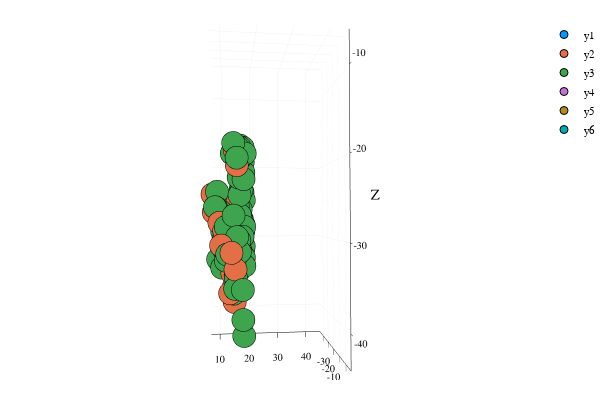

Notebook code cell kept with this figure:
### Code cell
i = 3
j = 3
k = 1
ploteo = scatter(nodo[i][j][k].xyz[:, 1], nodo[i][j][k].xyz[:, 2],
    nodo[i][j][k].xyz[:, 3],
xlim = (x_min, x_max), ylim = (y_min, y_max), zlim = (z_min, z_max),
xlabel = "X", ylabel = "Y", zlabel = "Z")

for k = 2:ncells
    ploteo = scatter!(nodo[i][j][k].xyz[:, 1], nodo[i][j][k].xyz[:, 2],
        nodo[i][j][k].xyz[:, 3],
        xlim = (x_min, x_max), ylim = (y_min, y_max), zlim = (z_min, z_max),
        xlabel = "X", ylabel = "Y", zlabel = "Z")
end
ploteo

### Figure 1 — Plotly figure (JSON) as saved in the notebook; plotly's stock layout.template omitted (floating-point values rounded to 4 significant figures)
{"data": [{"colorbar": {"title": ""}, "hoverinfo": "text", "legendgroup": "y1", "marker": {"color": "rgba(0, 154, 250, 1.000)", "line": {"color": "rgba(0, 0, 0, 1)", "width": 1}, "size": 8, "symbol": "circle"}, "mode": "markers", "name": "y1", "showlegend": true, "text": [null], "type": "scatter3d", "x": [0], "xaxis": "x", "y": [0], "yaxis": "y", "z": [0]}, {"colorbar": {"title": ""}, "hoverinfo": "text", "legendgroup": "y2", "marker": {"color": "rgba(227, 111, 71, 1.000)", "line": {"color": "rgba(0, 0, 0, 1)", "width": 1}, "size": 8, "symbol": "circle"}, "mode": "markers", "name": "y2", "showlegend": true, "text": [null, null, null, null, null, null, null, null, null, null, null, null, null, null, null, null, null, null, null, null, null, null, null, null, null, null, null, null, null, null, null, null, null], "type": "scatter3d", "x": [-16.57, -12.52, -16.44, -11.64, -14.01, -9.374, -12.96, -16.3, -16.4, -12.11, -12.01, -14.51, -17.03, -13.1, -17.33, -8.642, -15.16, -10.81, -12.99, -15.07, -8.508, -10.09, -16.63, -8.003, -16.78, -16.11, -10.02, -14.55, -12.58, -17.96, -8.972, -16.09, -8.128], "xaxis": "x", "y": [10.95, 13.69, 12.44, 13.12, 11.74, 14.34, 12.5, 7.979, 11.05, 11.85, 14.27, 9.767, 8.846, 11.27, 10.4, 14.66, 10.41, 13.79, 13.89, 11.84, 10.38, 14.5, 13.7, 13.48, 13.51, 7.559, 13.14, 12.59, 13.36, 13.12, 14.99, 8.514, 14.71], "yaxis": "y", "z": [-25.86, -29.29, -28.49, -28.99, -29.26, -18.63, -31.37, -26.55, -31.27, -31.19, -35.98, -27.89, -24.41, -28.89, -33.05, -32.25, -27.46, -34.23, -28.32, -28.02, -30.68, -37.79, -28.48, -31.59, -31.65, -24.21, -36.69, -27.43, -31.91, -32.81, -20.61, -24.53, -33.66]}, {"colorbar": {"title": ""}, "hoverinfo": "text", "legendgroup": "y3", "marker": {"color": "rgba(62, 164, 78, 1.000)", "line": {"color": "rgba(0, 0, 0, 1)", "width": 1}, "size": 8, "symbol": "circle"}, "mode": "markers", "name": "y3", "showlegend": true, "text": [null, null, null, null, null, null, null, null, null, null, null, null, null, null, null, null, null, null, null, null, null, null, null, null, null, null, null, null, null, null, null, null, null, null, null, null, null, null, null, null, null, null, null, null, null, null, null, null, null, null, null, null, null, null, null, null, null, null, null, null, null, null, null, null, null, null, null, null, null, null, null, null, null], "type": "scatter3d", "x": [-11.82, -17.28, -9.008, -9.256, -15.89, -13.19, -8.764, -10.48, -15.16, -8.579, -15.61, -14.43, -15.69, -13.15, -8.843, -10.91, -8.528, -13.85, -13.77, -15.86, -13.67, -8.803, -13.56, -14.64, -12.39, -16.29, -12.15, -14.5, -9.728, -8.351, -12.25, -13.67, -17.06, -16.41, -8.108, -14.61, -17.55, -8.316, -9.822, -16.49, -11.28, -16.07, -14.48, -11.07, -16.5, -14, -15.47, -17.4, -10.06, -12.15, -8.069, -12.8, -8.719, -9.866, -9.689, -8.715, -17.27, -9.931, -16.52, -9.084, -15.41, -17.03, -10.09, -17.5, -16.52, -8.982, -15.21, -17.07, -17.15, -8.401, -8.072, -11.97, -8.778], "xaxis": "x", "y": [15.63, 11.34, 14.83, 11.82, 10.1, 17.11, 11.74, 14.78, 16.35, 14.63, 17.35, 13.55, 8.631, 16.92, 15.83, 15.61, 17.1, 16.3, 16.06, 16.75, 16.26, 13.9, 12.96, 8.363, 16.1, 12.7, 15.92, 16.66, 17.09, 15.97, 14.61, 12.1, 16.11, 17.26, 15.15, 15.85, 16.09, 12.2, 15.36, 16.99, 15.85, 15.46, 11.09, 14.83, 10.64, 17.16, 8.967, 11.59, 17.08, 16.63, 14.07, 16.55, 17.37, 13.49, 14.4, 17.4, 9.383, 14.22, 17.35, 17.39, 15.92, 12.74, 15.07, 17.18, 16.39, 17.23, 16.46, 16.98, 10.62, 14.95, 16.91, 17.38, 16.82], "yaxis": "y", "z": [-22.09, -31.84, -34.68, -32.59, -26.39, -21.42, -28.36, -34.54, -31.58, -36.08, -30.95, -30.39, -25.92, -20.04, -30.07, -34, -39.94, -23.58, -26.88, -27.44, -29.48, -17.81, -30.1, -25.89, -19.59, -33.18, -24.34, -27.63, -22.35, -31.49, -29.81, -32.1, -17.75, -28.11, -29.64, -18.06, -26.32, -31.8, -30.12, -18.05, -36.25, -25.77, -30.0, -35.93, -33.72, -28.96, -23.87, -28.96, -32.1, -22.35, -26.95, -23.73, -33.25, -19.1, -32.09, -19.14, -32.66, -36.75, -24.95, -41.97, -19.67, -32.38, -18.24, -31.59, -26.14, -32.2, -18.74, -23.93, -29.06, -19.68, -36.2, -28.38, -29.61]}, {"colorbar": {"title": ""}, "hoverinfo": "text", "legendgroup": "y4", "marker": {"color": "rgba(195, 113, 210, 1.000)", "line": {"color": "rgba(0, 0, 0, 1)", "width": 1}, "size": 8, "symbol": "circle"}, "mode": "markers", "name": "y4", "showlegend": true, "text": [null], "type": "scatter3d", "x": [0], "xaxis": "x", "y": [0], "yaxis": "y", "z": [0]}, {"colorbar": {"title": ""}, "hoverinfo": "text", "legendgroup": "y5", "marker": {"color": "rgba(172, 142, 24, 1.000)", "line": {"color": "rgba(0, 0, 0, 1)", "width": 1}, "size": 8, "symbol": "circle"}, "mode": "markers", "name": "y5", "showlegend": true, "text": [null], "type": "scatter3d", "x": [0], "xaxis": "x", "y": [0], "yaxis": "y", "z": [0]}, {"colorbar": {"title": ""}, "hoverinfo": "text", "legendgroup": "y6", "marker": {"color": "rgba(0, 170, 174, 1.000)", "line": {"color": "rgba(0, 0, 0, 1)", "width": 1}, "size": 8, "symbol": "circle"}, "mode": "markers", "name": "y6", "showlegend": true, "text": [null], "type": "scatter3d", "x": [0], "xaxis": "x", "y": [0], "yaxis": "y", "z": [0]}], "layout": {"annotations": [], "height": 400, "legend": {"bgcolor": "rgba(255, 255, 255, 1.000)", "bordercolor": "rgba(0, 0, 0, 1)", "font": {"color": "rgba(0, 0, 0, 1)", "family": "sans-serif", "size": 11}, "tracegroupgap": 0, "x": 1, "y": 1}, "margin": {"b": 20, "l": 0, "r": 0, "t": 20}, "paper_bgcolor": "rgba(255, 255, 255, 1.000)", "plot_bgcolor": "rgba(255, 255, 255, 1.000)", "scene": {"aspectmode": "auto", "aspectratio": {"x": 0.7615, "y": 0.7379, "z": 1.779}, "camera": {"center": {"x": 0, "y": 0, "z": 0}, "eye": {"x": 2.585, "y": -0.2662, "z": -0.08487}, "up": {"x": 0, "y": 0, "z": 1}}, "xaxis": {"anchor": "y1", "domain": [0.06165, 0.9934], "gridcolor": "rgba(0, 0, 0, 0.1)", "gridwidth": 0.5, "linecolor": "rgba(0, 0, 0, 1)", "mirror": false, "range": [-38, 17], "showgrid": true, "showline": true, "showticklabels": true, "tickangle": 0, "tickcolor": "rgb(0, 0, 0)", "tickfont": {"color": "rgba(0, 0, 0, 1)", "family": "sans-serif", "size": 11}, "tickmode": "array", "ticks": "inside", "ticktext": ["-30", "-20", "-10", "0", "10"], "tickvals": [-30, -20, -10, 0, 10], "title": "X", "titlefont": {"color": "rgba(0, 0, 0, 1)", "family": "sans-serif", "size": 15}, "type": "linear", "visible": true, "zeroline": false, "zerolinecolor": "rgba(0, 0, 0, 1)"}, "yaxis": {"anchor": "x1", "domain": [0.07581, 0.9902], "gridcolor": "rgba(0, 0, 0, 0.1)", "gridwidth": 0.5, "linecolor": "rgba(0, 0, 0, 1)", "mirror": false, "range": [7, 45], "showgrid": true, "showline": true, "showticklabels": true, "tickangle": 0, "tickcolor": "rgb(0, 0, 0)", "tickfont": {"color": "rgba(0, 0, 0, 1)", "family": "sans-serif", "size": 11}, "tickmode": "array", "ticks": "inside", "ticktext": ["10", "20", "30", "40"], "tickvals": [10, 20, 30, 40], "title": "Y", "titlefont": {"color": "rgba(0, 0, 0, 1)", "family": "sans-serif", "size": 15}, "type": "linear", "visible": true, "zeroline": false, "zerolinecolor": "rgba(0, 0, 0, 1)"}, "zaxis": {"gridcolor": "rgba(0, 0, 0, 0.1)", "gridwidth": 0.5, "linecolor": "rgba(0, 0, 0, 1)", "mirror": false, "range": [-44, -6], "showgrid": true, "showline": true, "showticklabels": true, "tickangle": 0, "tickcolor": "rgb(0, 0, 0)", "tickfont": {"color": "rgba(0, 0, 0, 1)", "family": "sans-serif", "size": 11}, "tickmode": "array", "ticks": "inside", "ticktext": ["-40", "-30", "-20", "-10"], "tickvals": [-40, -30, -20, -10], "title": "Z", "titlefont": {"color": "rgba(0, 0, 0, 1)", "family": "sans-serif", "size": 15}, "type": "linear", "visible": true, "zeroline": false, "zerolinecolor": "rgba(0, 0, 0, 1)"}}, "showlegend": true, "width": 600}}
